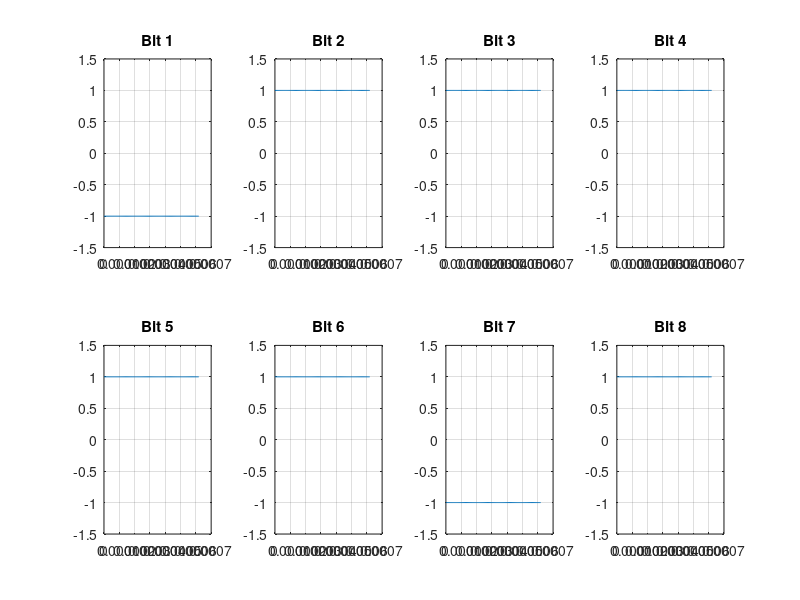
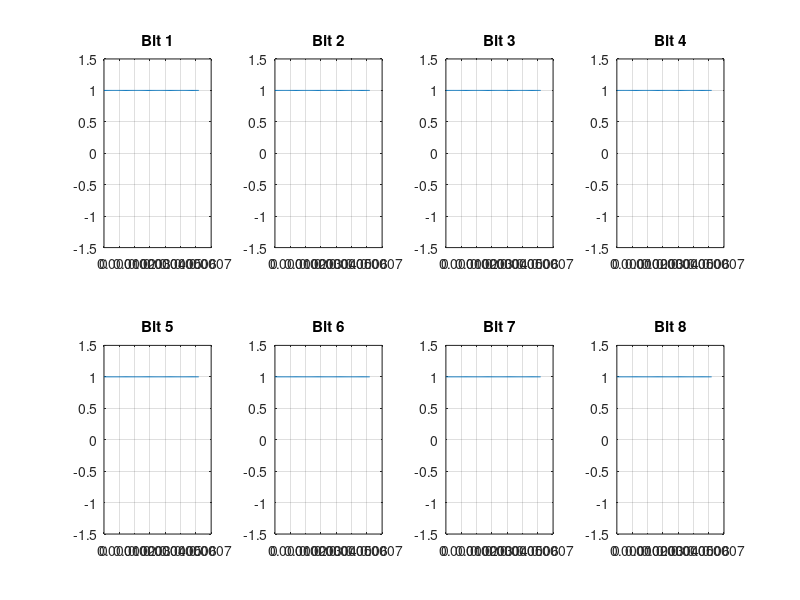
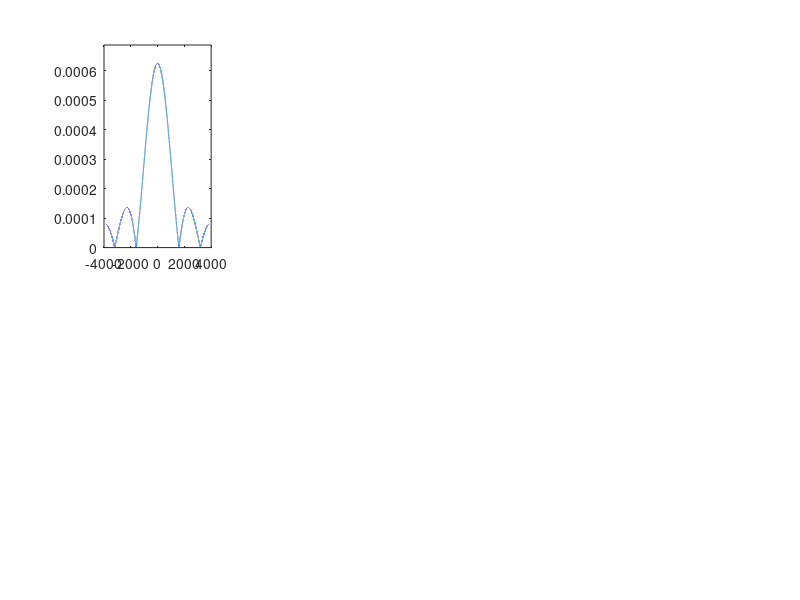

MATLAB code for these plots, in order: (Note: this script raises an error after producing the figures.)
clear all
close all
%%  ********************************* PARTE 1 ******************************
%% ---------------------------------- INCISO 1 ----------------------------
% Genere 8 bits aleatorios, 𝑏𝑘(𝑡), y represéntelos con pulsos rectangulares de duración 
% 𝑇𝑢 y cuyas magnitudes pueden ser +1 y -1.
Tu = 1/1600;
deltaT = 1/160000;
Nc = 8;
deltaF = [1600 2000 3200]; %Los otros dos valores serviran para el inciso 3

bk = (2*randi([0,1],1,8)-1).'; %8 bits generados aleatorios de magnitud +1 y -1
bk_t = kron(bk, ones(1, Tu/deltaT));%Repetira los bits dependiendo deltaT en este caso, por cada simbolo seran 10 muestras

%Obtenemos el vector tiempo
t = 0:deltaT:Tu-deltaT;

figure(1)
 for i=1:Nc
    subplot(2,4,i)
    plot(t,bk_t(i,:));
    title(['Bit ', num2str(i)]);
    ylim([-1.5, 1.5]); % Establecer límites del eje y para visualizar mejor
    grid on;
end

% A cada uno de estos símbolos multiplíquelo por una portadora de la forma 𝑠𝑘(𝑡) = 𝑒^{𝑗∙2𝜋∙𝑘∙Δf∙t} , 𝑘 ∈ [0,1, . .7].
%inciso 1
sk_t{1} = zeros(8,1);

%inciso 3
sk_t{2} = zeros(8,1);
sk_t{3} = zeros(8,1);

for k=0:7
    for tiempo=1: length(t)
        %Para inciso 1
        sk_t{1}(k+1,tiempo) = exp(j*2*pi*deltaF(1)*t(tiempo)*k);

        %Para inciso 3
        sk_t{2}(k+1,tiempo) = exp(j*2*pi*deltaF(2)*t(tiempo)*k);
        sk_t{3}(k+1,tiempo) = exp(j*2*pi*deltaF(3)*t(tiempo)*k);
    end
end

%Para inciso 1
sk_bk_t{1} = bk_t.* sk_t{1}; % ---> Multiplicamos la señal

%Para inciso 3
sk_bk_t{2} = bk_t.* sk_t{2}; % ---> Multiplicamos la señal
sk_bk_t{3} = bk_t.* sk_t{3}; % ---> Multiplicamos la señal

figure(2) %Graficamos la señal multiplicada
 for i=1:Nc
    subplot(2,4,i)
    plot(t,abs(sk_bk_t{1}(i,:)));
    title(['Bit ', num2str(i)]);
    ylim([-1.5, 1.5]); % Establecer límites del eje y para visualizar mejor
    grid on;
end

N=1000000;
%Espaciamos de manera lineal dos valores que nos dan un intervalo
w=linspace(-1/deltaT/2,1/deltaT/2,N)*2*pi;

figure(3) %Graficamos los espectros de cada bit
%Para inciso 1
sk_bk_f{1} = zeros(8,N);

%Para inciso 3
sk_bk_f{2} = zeros(8,N);
sk_bk_f{3} = zeros(8,N);

for i=1:Nc
    %Para inciso 1
    subplot(2,4,i)
    sk_bk_f{1}(i,:) = fftshift(fft(sk_bk_t{1}(i,:),N))*deltaT;
    plot(w/(2*pi),abs(sk_bk_f{1}(i,:)))
    axis([-4000+1600*(i-1) 4000+1600*(i-1) 0 1.1*max(abs(sk_bk_f{1}(i,:)))])
    title('Espectro Sk(f)', i)
    grid on;

    %Para inciso 3
    sk_bk_f{2}(i,:) = fftshift(fft(sk_bk_t{2}(i,:),N))*deltaT;
    sk_bk_f{3}(i,:) = fftshift(fft(sk_bk_t{3}(i,:),N))*deltaT;
end

figure(4) %Graficamos todos los espectros traslapados
for i=1:Nc
    plot(w/(2*pi),(abs(sk_bk_f{1}(i,:))))
    hold on
    grid on;
end
hold off;
title('Espectros de las señales bk(t)*sk(t)')
xlabel('Hz');
ylabel('|Bk(f)*Sk(f)|');
axis([-5000 15000 0 1.1*max(abs(sk_bk_f{1}(1,:)))]);

%% ---------------------------------- INCISO 2 ----------------------------
%Obtenga la señal multiplexada 𝑠(𝑡) = ∑ 𝑏𝑘(𝑡) ∙ 𝑠𝑘(𝑡) 𝑘=0 y grafique su magnitud. 
%Además, obtenga el espectro de esta señal, al que se le denominará S(f), y grafique la magnitud de éste

%-------------  Obtenemos s(t) ------------------------
%Para inciso 2
s_t{1} = zeros(1,length(t));

%Para inciso 3
s_t{2} = zeros(1,length(t));
s_t{3} = zeros(1,length(t));

for tiempo=1: length(t)
    for k=0:7
        %Para inciso 2
        s_t{1}(1,tiempo) = s_t{1}(1,tiempo) + sk_bk_t{1}(k+1,tiempo);

        %Para inciso 3
        s_t{2}(1,tiempo) = s_t{2}(1,tiempo) + sk_bk_t{2}(k+1,tiempo);
        s_t{3}(1,tiempo) = s_t{3}(1,tiempo) + sk_bk_t{3}(k+1,tiempo);
    end
end

figure(5) 
subplot(2,1,1) %Graficamos la señal multiplexada en función del tiempo
plot(t, abs(s_t{1}))
ylim([0 1.1*max(abs(s_t{1}))])
title('Señal Multiplexada en tiempo s(t)')
xlabel('s');
ylabel('|s(t)|');
grid on

%-------------  Obtenemos S(f) -----------------------
%Para inciso 2
S_f{1} = fftshift(fft(s_t{1},N))*deltaT;

%Para inciso 3
S_f{2} = fftshift(fft(s_t{2},N))*deltaT;
S_f{3} = fftshift(fft(s_t{3},N))*deltaT;


subplot(2,1,2)%Graficamos la señal multiplexada en función de la frecuencia
plot(w/(2*pi),abs(S_f{1}))
axis([-15000 25000 0 1.1*max(abs(S_f{1}))]);
title('Señal Multiplexada en frecuencia S(f)')
xlabel('Hz');
ylabel('|S(f)|');
grid on

%% ---------------------------------- INCISO 3.1 con f=2000 ----------------------------
%Repita las actividades 1 y 2 para Δf=2,000 y 3,200 Hz.


figure(6) %Graficamos las señales multiplexadas para f=1600, f=2000, f=3200 

subplot(3,1,1)%Graficamos la señal multiplexada f=1600
plot(w/(2*pi),abs(S_f{1}))
axis([-15000 25000 0 1.1*max(abs(S_f{1}))]);
title('Señal Multiplexada en frecuencia S(f) f=1600')
xlabel('Hz');
ylabel('|S(f)|');
grid on

subplot(3,1,2)%Graficamos la señal multiplexada f=2000
plot(w/(2*pi),abs(S_f{2}))
axis([-15000 25000 0 1.1*max(abs(S_f{2}))]);
title('Señal Multiplexada en frecuencia S(f) f=2000')
xlabel('Hz');
ylabel('|S(f)|');
grid on

subplot(3,1,3)%Graficamos la señal multiplexada f=3200
plot(w/(2*pi),abs(S_f{3}))
axis([-15000 30000 0 1.1*max(abs(S_f{3}))]);
title('Señal Multiplexada en frecuencia S(f) f=3200')
xlabel('Hz');
ylabel('|S(f)|');
grid on

%%  ********************************* PARTE 2 ******************************
%Utilice la IFFT para crear las muestras de s(t) a partir de los bits utilizados en la 
%Actividad 1, es decir, genere la señal sn. Para esta actividad use inicialmente N=16.
%Determine la magnitud de sn.

modulo = [6 8 16 32];

%Obtenemos todas las frecuencias
figure(7)
for i=1:length(modulo)
    fsn{i} = modulo(i)*1/Tu;
    Tsn{i} = 1/fsn{i};
    tn{i} = 0:Tsn{i}:Tu-Tsn{i};

    s_tn{i} = modulo(i)*ifft(bk, modulo(i));

    subplot(length(modulo),1,i)
    plot(t, abs(s_t{1}))
    hold on
    stem(tn{i},abs(s_tn{i}))
    title(['N =', num2str(modulo(i))])
    hold off
end
% fsn{1} = modulo() 
% fs1=modulo(4)*1/Tu;
% Ts1=1/fs1; 
% t1=0:Ts1:Tu-Ts1;
% figure(7)
% s_tIFFT = modulo(4)*ifft(bk,modulo(4));
% stem(t1,abs(s_tIFFT))
% hold on
% plot(t, abs(s_t{1}))
% hold off
